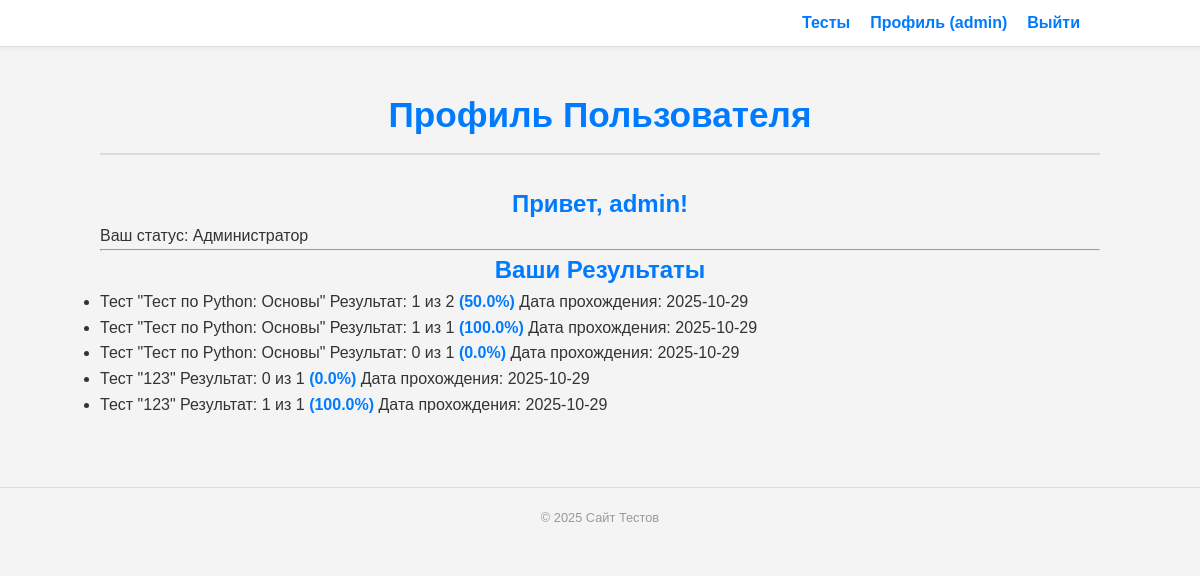
The page /profile (signed in) on the database as committed earlier.
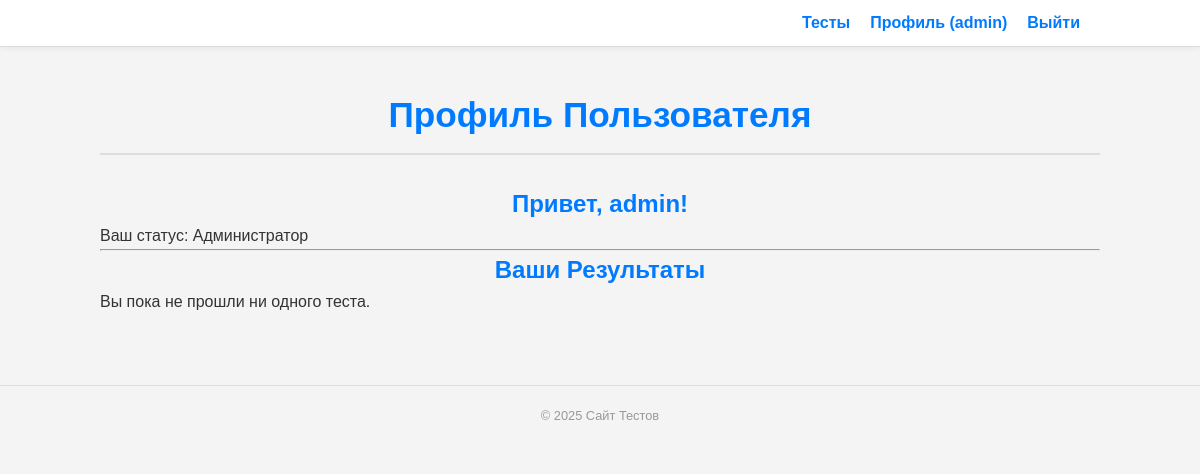
The same page on the database as committed later.
### models.py (models this page shows)
class User(db.Model):
    __tablename__ = 'users'
    id = db.Column(db.Integer, primary_key=True)
    username = db.Column(db.String(80), unique=True, nullable=False)
    password_hash = db.Column(db.String(128), nullable=False)
    is_admin = db.Column(db.Boolean, default=False)
    results = db.relationship('Result', backref='user', lazy=True)

class Result(db.Model):
    __tablename__ = 'results'
    id = db.Column(db.Integer, primary_key=True)
    user_id = db.Column(db.Integer, db.ForeignKey('users.id'), nullable=False)
    test_id = db.Column(db.Integer, db.ForeignKey('tests.id'), nullable=False)
    score = db.Column(db.Integer)
    date_completed = db.Column(db.DateTime, default=db.func.now())
    test = db.relationship('Test')

class Test(db.Model):
    __tablename__ = 'tests'
    id = db.Column(db.Integer, primary_key=True)
    title = db.Column(db.String(100), nullable=False)
    description = db.Column(db.Text)
    difficulty = db.Column(db.String(50), default='Средний')
    questions = db.relationship('Question', backref='test', lazy=True)

### app.py (the view)
@app.route('/profile')
def profile():
    current_user = get_current_user()
    if not current_user:
        flash('Пожалуйста, войдите, чтобы просмотреть ваш профиль.', 'error')
        return redirect(url_for('login'))
    user_results = Result.query.filter_by(user_id=current_user.id).order_by(Result.date_completed.desc()).all()
    return render_template('profile.html', user=current_user, results=user_results)

### app.py (called while the page is built)
def get_current_user():
    user_id = session.get('user_id')
    if user_id:
        return db.session.get(User, user_id)
    return None

### templates/profile.html (shortened to what this page needs)
<!DOCTYPE html>
<html lang="ru">
  <head>
    <link
      rel="stylesheet"
      href="{{ url_for('static', filename='css/index.css') }}" />
  </head>
  <body>
    <header>
      <nav>
        <ul>
          <li><a href="{{ url_for('index') }}">Тесты</a></li>
          {% if user %}
          <li>
            <a href="{{ url_for('profile') }}">Профиль ({{ user.username }})</a>
          </li>
          <li>
            <a href="{{ url_for('logout') }}" class="logout-link">Выйти</a>
          </li>
          {% else %}
          <li><a href="{{ url_for('login') }}">Войти</a></li>
          <li><a href="{{ url_for('register') }}">Регистрация</a></li>
          {% endif %}
        </ul>
      </nav>
    </header>
    <main>
      <div class="main-container">
        <h1>Профиль Пользователя</h1>
        <div class="user-info">
          <h2>Привет, {{ user.username }}!</h2>
          <p>
            Ваш статус: {{ 'Администратор' if user.is_admin else 'Пользователь'
            }}
          </p>
        </div>
        <hr />
        <h2>Ваши Результаты</h2>
        {% if results %}
        <ul class="results-list">
          {% for result in results %}
          <li class="result-item">
            <span class="test-title">Тест "{{ result.test.title }}"</span>
            {% set total_questions = result.test.questions | length %} {% set
            percentage = (result.score / total_questions * 100) | round(0) if
            total_questions > 0 else 0 %}
            <span class="score">
              Результат: {{ result.score }} из {{ total_questions }}
              <span style="font-weight: bold; color: #007bff"
                >({{ percentage }}%)</span
              >
            </span>
            <span class="date"
              >Дата прохождения: {{ result.date_completed.strftime('%Y-%m-%d')
              }}</span
            >
          </li>
          {% endfor %}
        </ul>
        {% else %}
        <p>Вы пока не прошли ни одного теста.</p>
        {% endif %}
      </div>
    </main>
    <footer>
      <p>&copy; 2025 Сайт Тестов</p>
    </footer>
  </body>
</html>

### static/css/index.css (style rules this page uses)
:root { --primary-color: #007bff; --text-color: #333; --background-color: #f4f4f4; --card-background: #fff; --border-color: #ddd; }
* { box-sizing: border-box; margin: 0; padding: 0; }
body { font-family: Arial, sans-serif; background: var(--background-color); color: var(--text-color); line-height: 1.6; }
header { background: var(--card-background); box-shadow: 0 2px 4px rgba(0, 0, 0, 0.05); border-bottom: 1px solid var(--border-color); }
nav { max-width: 1000px; margin: 0 auto; padding: 10px 20px; }
nav ul { list-style: none; display: flex; justify-content: flex-end; }
nav ul li { margin-left: 20px; }
nav a { text-decoration: none; color: var(--primary-color); font-weight: 700; padding: 5px 0; transition: color 0.2s; }
main { padding: 40px 20px; }
.main-container { max-width: 1000px; margin: 0 auto; }
h1 { font-size: 2.2em; color: var(--text-color); margin-bottom: 30px; border-bottom: 2px solid var(--border-color); padding-bottom: 10px; }
footer { text-align: center; padding: 20px; margin-top: 30px; font-size: 0.8em; color: #999; border-top: 1px solid var(--border-color); }
h1, h2 { text-align: center; color: var(--primary-color); }

Rows that differ between the two databases and show on the page:
removed Result: test "Тест по Python: Основы", score "1", total_questions "2", percentage "50.0", date_completed "2025-10-29"
removed Result: test "Тест по Python: Основы", score "1", total_questions "1", percentage "100.0", date_completed "2025-10-29"
removed Result: test "Тест по Python: Основы", score "0", user "1", percentage "0.0", date_completed "2025-10-29"
removed Result: test "123", score "0", total_questions "1", percentage "0.0", date_completed "2025-10-29"
removed Result: test "123", score "1", total_questions "1", percentage "100.0", date_completed "2025-10-29"
Other text that changed with them:
text now shown: "Вы пока не прошли ни одного теста."
